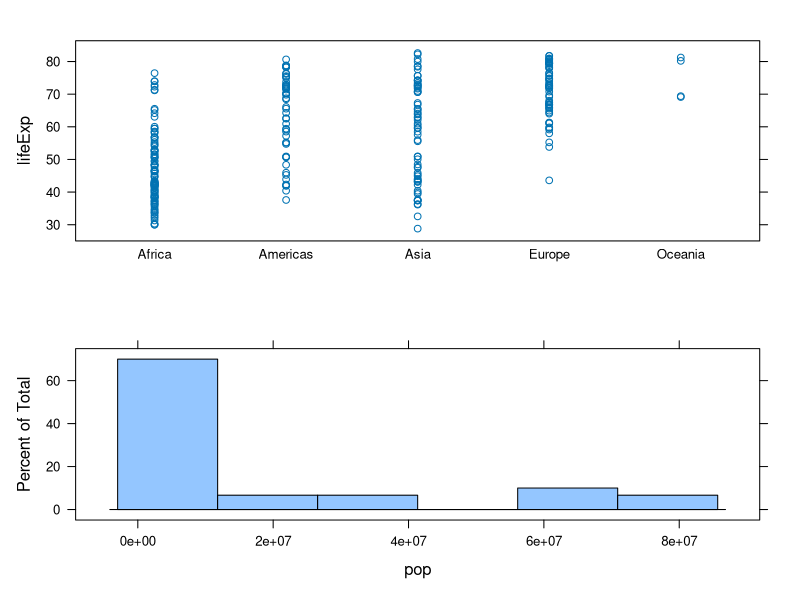
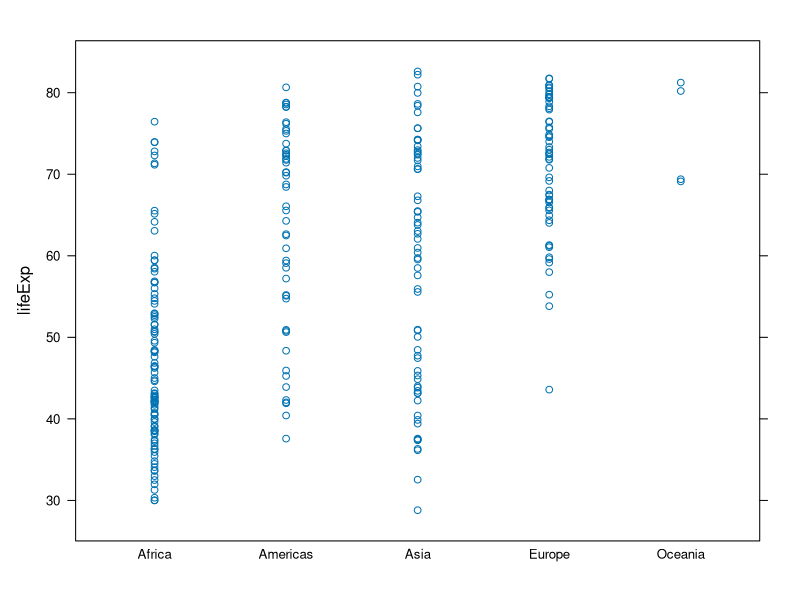
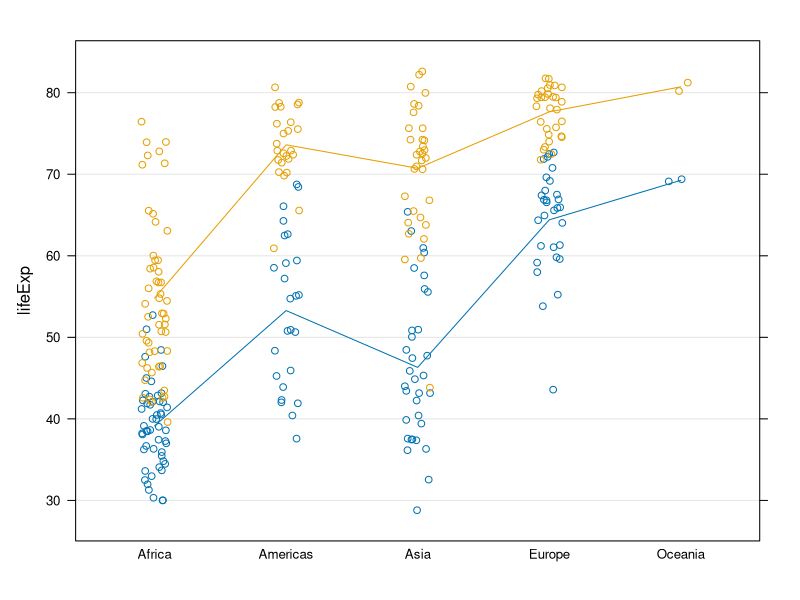
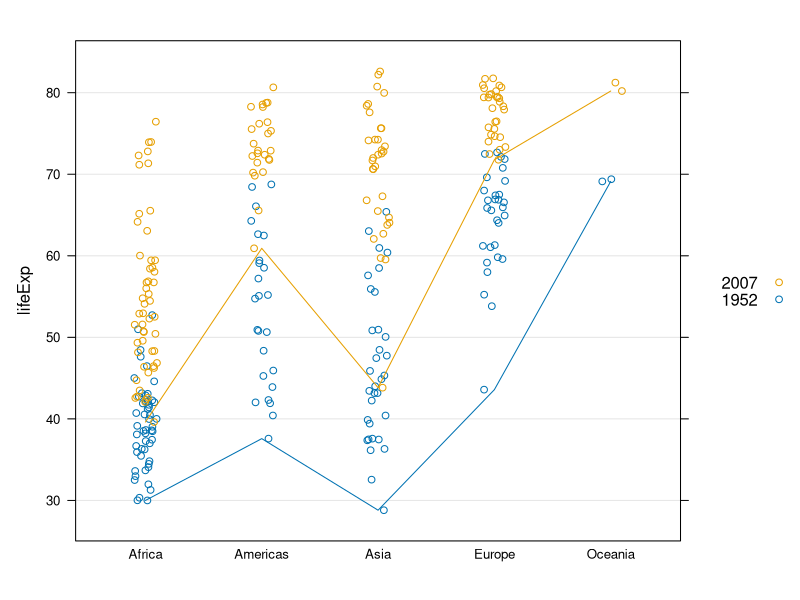
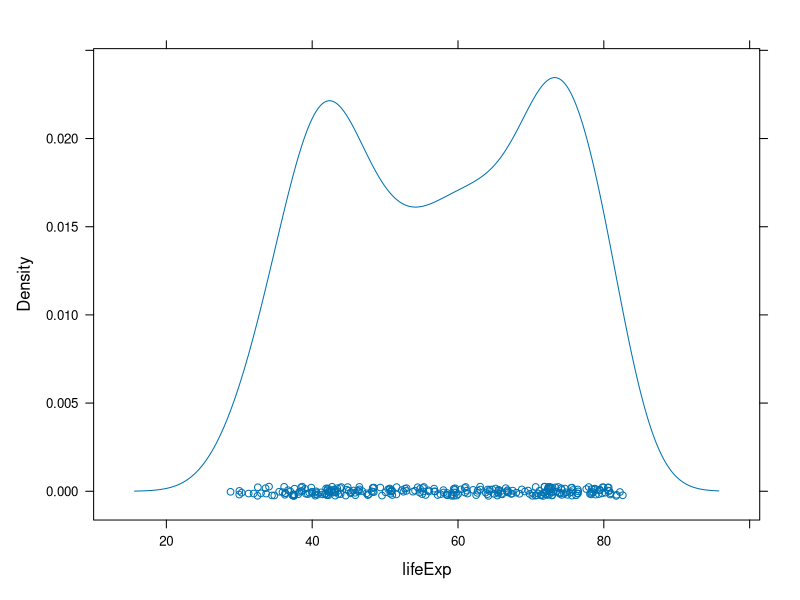
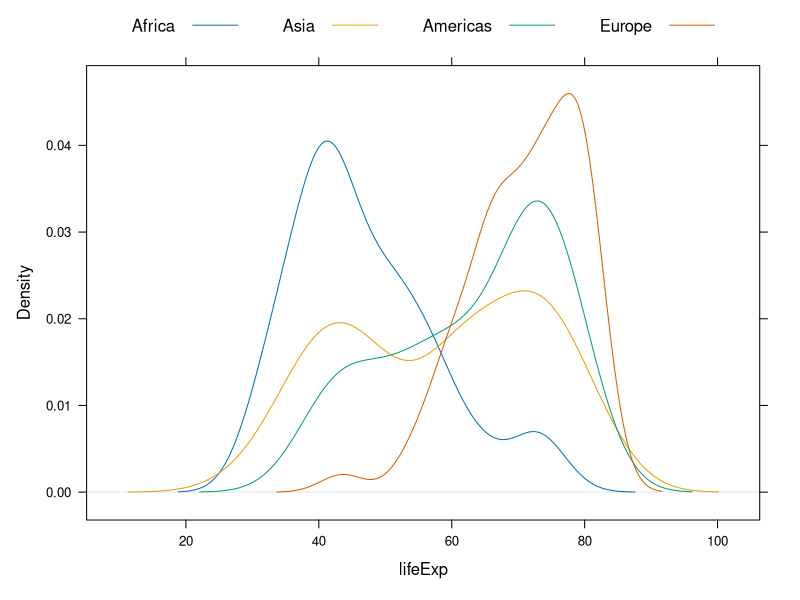
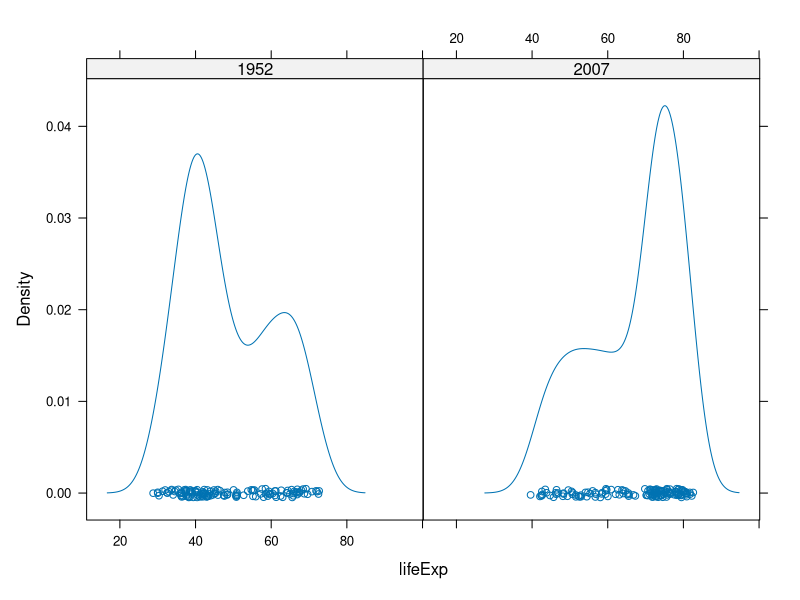
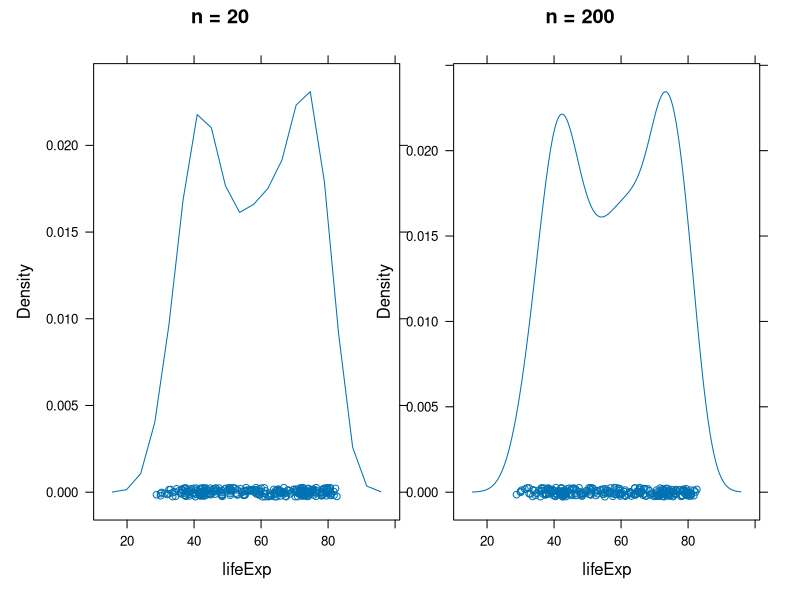

The R script that drew these images, in order:
gDat <- read.delim(file.path("data", "gapminderDataFiveYear.txt"))
hDat <- subset(gDat, year %in% c(1952,2007))

library(lattice)
library(plyr)

###################### 1 DIMENSIONAL

# multiple plots on same page
strplt1 <- stripplot(lifeExp ~ continent, hDat)
hstgrm1 <- histogram(~pop, gDat, subset = (continent == 'Europe' & year == 2007))
plot(strplt1, split = c(1,1,1,2))
plot(hstgrm1, split = c(1,2,1,2), newpage=FALSE)

# some strip plots. Avoid overplotting in 1D with jitter/densityplot
stripplot(lifeExp ~ continent, hDat)
stripplot(lifeExp ~ continent, hDat, jitter.data = TRUE, grid = "h", type = c("p", "a"),
          group = year)
stripplot(lifeExp ~ continent, hDat, jitter.data = TRUE, grid = "h", type = c("p", "a"),
          group = year, fun = min, auto.key = list(reverse.rows = TRUE))

# get rid of useless oceania
iDat <- subset(hDat, continent != "Oceania")
iDat <- droplevels(iDat)
jDat <- droplevels(subset(gDat, continent != "Oceania"))

# reorder the continents based on life expectancy
iDat <- within(iDat, continent <- reorder(continent, lifeExp))
ddply(iDat, ~continent, summarize, avgLifeExp = mean(lifeExp))

# density plot (~smooth histogram)
densityplot(~lifeExp, iDat)
densityplot(~lifeExp, iDat, plot.points = FALSE, ref = TRUE,
            group = continent, auto.key = list(columns=nlevels(iDat$continent)))
densityplot(~lifeExp | factor(year), iDat)
hardCorners <- densityplot(~lifeExp, iDat, n = 20, main = "n = 20")
softCorners <- densityplot(~lifeExp, iDat, n = 200, main = "n = 200")
# make the plot smoother wish more line segments (n=)
print(hardCorners, position = c(0, 0, 0.55, 1), more = TRUE)
print(softCorners, position = c(0.45, 0, 1, 1))
# adjust the bandwidth to make the plot less/more sensitive
wiggly <- densityplot(~lifeExp, iDat, adjust = 0.5, main = "default bw * 0.5")
rolling <- densityplot(~lifeExp, iDat, adjust = 2, main = "default bw * 2")
print(wiggly, position = c(0, 0, 0.55, 1), more = TRUE)
print(rolling, position = c(0.45, 0, 1, 1))

# histogram
histogram(~lifeExp, gDat)
histogram(~lifeExp, gDat, nint = 50)

# box plot/violin plot
bwplot(lifeExp ~ continent, iDat)
bwplot(lifeExp ~ continent, iDat, panel = panel.violin)
bwplot(lifeExp ~ as.factor(year) | continent, subset(gDat, continent != "Oceania"))

# using panel function to have multiple plots on same panel
bwplot(lifeExp ~ reorder(continent, lifeExp), subset(gDat, continent != "Oceania"), 
       panel = function(..., box.ratio) {
         panel.violin(..., col = "transparent", border = "grey60", varwidth = FALSE, box.ratio = box.ratio)
         panel.bwplot(..., fill = NULL, box.ratio = 0.1)
       })

# cool titanic survival example showing some advanced features
bc.titanic <- barchart(Class ~ Freq | Sex + Age, as.data.frame(Titanic),
                       groups = Survived, stack = TRUE, layout = c(4, 1),
                       auto.key = list(title = "Survived", columns = 2),
                       scales = list(x = "free"))
plot(bc.titanic)

########################### 2 DIMENSIONAL

# too much data clustered, we need to log this!
xyplot(lifeExp ~ gdpPercap, iDat, grid = TRUE)
xyplot(lifeExp ~ gdpPercap, iDat, grid = TRUE,
       scales = list(x = list(log = 10, equispaced.log = FALSE)),
       type = c("p", "smooth"), lwd = 2,
       group = continent,
       auto.key = list(columns = nlevels(iDat$continent)))

# avoiding overplotting in 2D with smoothscatter/hexagonal bins
xyplot(lifeExp ~ gdpPercap | continent, iDat,
       grid = TRUE,
       scales = list(x = list(log = 10, equispaced.log = FALSE)),
       panel = panel.smoothScatter)

library(hexbin)
hexbinplot(lifeExp ~ gdpPercap, iDat,
           scales = list(x = list(log = 10, equispaced.log = FALSE)),
           aspect = 1, xbins = 30)

lifeExpSpread <- ddply(jDat, ~ continent + year, summarize,
											 sdGdpPercap = sd(gdpPercap), iqrGdpPercap = IQR(gdpPercap),
											 madGdpPercap = mad(gdpPercap))

xyplot(sdGdpPercap + iqrGdpPercap + madGdpPercap ~ year, lifeExpSpread,
 subset = continent == "Africa", type = "b", ylab = "measure of spread",
  auto.key = list(x = 0.07, y = 0.85, corner = c(0, 1)))

xyplot(sdGdpPercap + iqrGdpPercap + madGdpPercap ~ year, lifeExpSpread,
       group = reorder(continent, sdGdpPercap), layout = c(3, 1),
       type = "b", ylab = "measure of spread",
       auto.key = list(x = 0.35, y = 0.85, corner = c(0, 1),
       reverse.rows = TRUE))
xyplot(sdGdpPercap + iqrGdpPercap + madGdpPercap ~ year, lifeExpSpread,
       subset = continent == "Africa", type = "b", ylab = "measure of spread",
       outer = TRUE, layout = c(3, 1), aspect = 1)